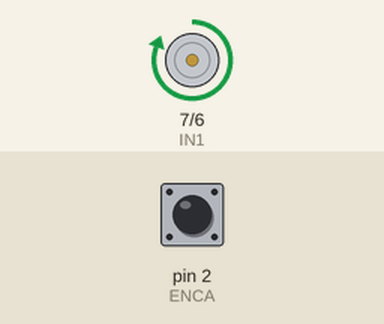
This sketch was run on a simulated Arduino Uno, built with avr-gcc and run on an emulated ATmega328P. On the bench: motor-driver pin pairs drawn as motors (green arrow = first pin HIGH = forward, orange = second pin HIGH = backward, longer = more drive, scaled by the enable pin). The test bench sets the inputs (shaded band); at power-on: pin 2 (ENCA) HIGH. What the sketch prints to the serial monitor is not drawn.

Above: at 0.1 s.
Timing chart, 0 to 1.6 s (numbered marks = the images above):
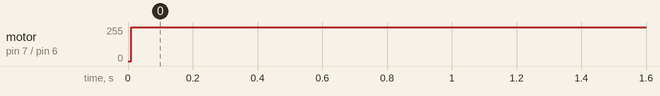

Measured:
- by itself, motor on pin 7 (IN1) / pin 6 (IN2): stopped → forward 255/255 at 0.01 s

The sketch:

Position_Control.ino
```cpp
#include <util/atomic.h> // For the ATOMIC_BLOCK macro

#define ENCA 2
#define ENCB 3
#define PWM 5
#define IN2 6
#define IN1 7

volatile int posi = 0;

long prevT = 0;
float eprev = 0;
float eintegral = 0;
float uprev=0;

void setup() {
  Serial.begin(9600);
  pinMode(ENCA,INPUT);
  pinMode(ENCB,INPUT);
  attachInterrupt(digitalPinToInterrupt(ENCA),readEncoder,RISING);

  pinMode(PWM,OUTPUT);
  pinMode(IN1,OUTPUT);
  pinMode(IN2,OUTPUT);

  Serial.println("target pos");
}

void loop() {
delay(10);
  // set target position


  int target = 100*43.5;
  // ramp target:
//  int target = 100*43.5*millis()/1000;
// sin target:
  //int target = 100*43.5*sin(prevT/1e6);


  // PID constants
  float kp = 1;
  float kd = 0.05;
  float ki = 0.001;

  // time difference
  long currT = micros();
  float deltaT = ((float) (currT - prevT))/( 1.0e6 );
  prevT = currT;

 int pos = 0;
  ATOMIC_BLOCK(ATOMIC_RESTORESTATE) {
    pos = posi;
  }

  // error
  int e = -pos + target;

  // derivative
  float dedt = (e-eprev)/(deltaT);

  // integral
  eintegral = eintegral + e*deltaT;

  // control signal
//   float u=e;

// lead compensator
     float u = 0.5781*uprev+1.5*(e-0.7902*eprev);

// PID controller
//  float u = kp*e + kd*dedt + ki*eintegral;


  // motor power
  float pwr = fabs(u);
  if( pwr > 255 ){
    pwr = 255;
  }

  // motor direction
  int dir = 1;
  if(u<0){
    dir = -1;
  }
  if(fabs(e)<60){
      dir = 0;
    }

  // signal the motor
  setMotor(dir,pwr,PWM,IN1,IN2);


  // store previous error
  eprev = e;
  uprev=u;

  Serial.print(target/43.5);
  Serial.print(" ,");

  Serial.print(pos/43.5);
  Serial.println();
}

void setMotor(int dir, int pwmVal, int pwm, int in1, int in2){
  analogWrite(pwm,pwmVal);
  if(dir == 1){
    digitalWrite(in1,HIGH);
    digitalWrite(in2,LOW);
  }
  else if(dir == -1){
    digitalWrite(in1,LOW);
    digitalWrite(in2,HIGH);
  }
  else{
    digitalWrite(in1,LOW);
    digitalWrite(in2,LOW);
  }
}

void readEncoder(){
  int b = digitalRead(ENCB);
  if(b > 0){
    posi++;
  }
  else{
    posi--;
  }
}
```
